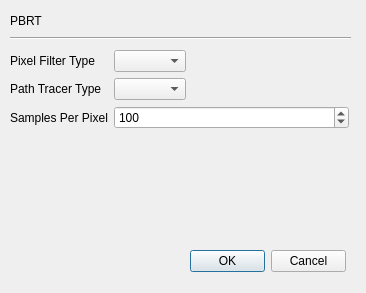
<?xml version="1.0" encoding="UTF-8"?>
<ui version="4.0">
 <class>PbrtDialog</class>
 <widget class="QDialog" name="PbrtDialog">
  <property name="windowModality">
   <enum>Qt::WindowModal</enum>
  </property>
  <property name="geometry">
   <rect>
    <x>0</x>
    <y>0</y>
    <width>366</width>
    <height>293</height>
   </rect>
  </property>
  <property name="sizePolicy">
   <sizepolicy hsizetype="Fixed" vsizetype="Fixed">
    <horstretch>0</horstretch>
    <verstretch>0</verstretch>
   </sizepolicy>
  </property>
  <property name="windowTitle">
   <string>Define New Task</string>
  </property>
  <widget class="Line" name="line">
   <property name="geometry">
    <rect>
     <x>10</x>
     <y>30</y>
     <width>341</width>
     <height>16</height>
    </rect>
   </property>
   <property name="orientation">
    <enum>Qt::Horizontal</enum>
   </property>
  </widget>
  <widget class="QWidget" name="horizontalLayoutWidget">
   <property name="geometry">
    <rect>
     <x>10</x>
     <y>10</y>
     <width>341</width>
     <height>22</height>
    </rect>
   </property>
   <layout class="QHBoxLayout" name="horizontalLayout_6">
    <item>
     <widget class="QLabel" name="label_5">
      <property name="text">
       <string>PBRT</string>
      </property>
     </widget>
    </item>
   </layout>
  </widget>
  <widget class="QWidget" name="layoutWidget">
   <property name="geometry">
    <rect>
     <x>10</x>
     <y>50</y>
     <width>339</width>
     <height>189</height>
    </rect>
   </property>
   <layout class="QFormLayout" name="formLayout">
    <property name="fieldGrowthPolicy">
     <enum>QFormLayout::AllNonFixedFieldsGrow</enum>
    </property>
    <item row="0" column="0">
     <widget class="QLabel" name="label_4">
      <property name="text">
       <string>Pixel Filter Type</string>
      </property>
     </widget>
    </item>
    <item row="0" column="1">
     <widget class="QComboBox" name="pixelFilterComboBox">
      <property name="sizePolicy">
       <sizepolicy hsizetype="Fixed" vsizetype="Fixed">
        <horstretch>0</horstretch>
        <verstretch>0</verstretch>
       </sizepolicy>
      </property>
     </widget>
    </item>
    <item row="1" column="0">
     <widget class="QLabel" name="label_3">
      <property name="text">
       <string>Path Tracer Type</string>
      </property>
     </widget>
    </item>
    <item row="1" column="1">
     <widget class="QComboBox" name="pathTracerComboBox">
      <property name="sizePolicy">
       <sizepolicy hsizetype="Fixed" vsizetype="Fixed">
        <horstretch>0</horstretch>
        <verstretch>0</verstretch>
       </sizepolicy>
      </property>
     </widget>
    </item>
    <item row="3" column="0">
     <widget class="QLabel" name="label_2">
      <property name="text">
       <string>Samples Per Pixel</string>
      </property>
     </widget>
    </item>
    <item row="3" column="1">
     <widget class="QSpinBox" name="samplesPerPixelSpinBox">
      <property name="minimum">
       <number>1</number>
      </property>
      <property name="maximum">
       <number>16777215</number>
      </property>
      <property name="value">
       <number>100</number>
      </property>
     </widget>
    </item>
   </layout>
  </widget>
  <widget class="QDialogButtonBox" name="buttonBox">
   <property name="geometry">
    <rect>
     <x>190</x>
     <y>250</y>
     <width>156</width>
     <height>23</height>
    </rect>
   </property>
   <property name="standardButtons">
    <set>QDialogButtonBox::Cancel|QDialogButtonBox::Ok</set>
   </property>
  </widget>
 </widget>
 <resources/>
 <connections/>
</ui>
